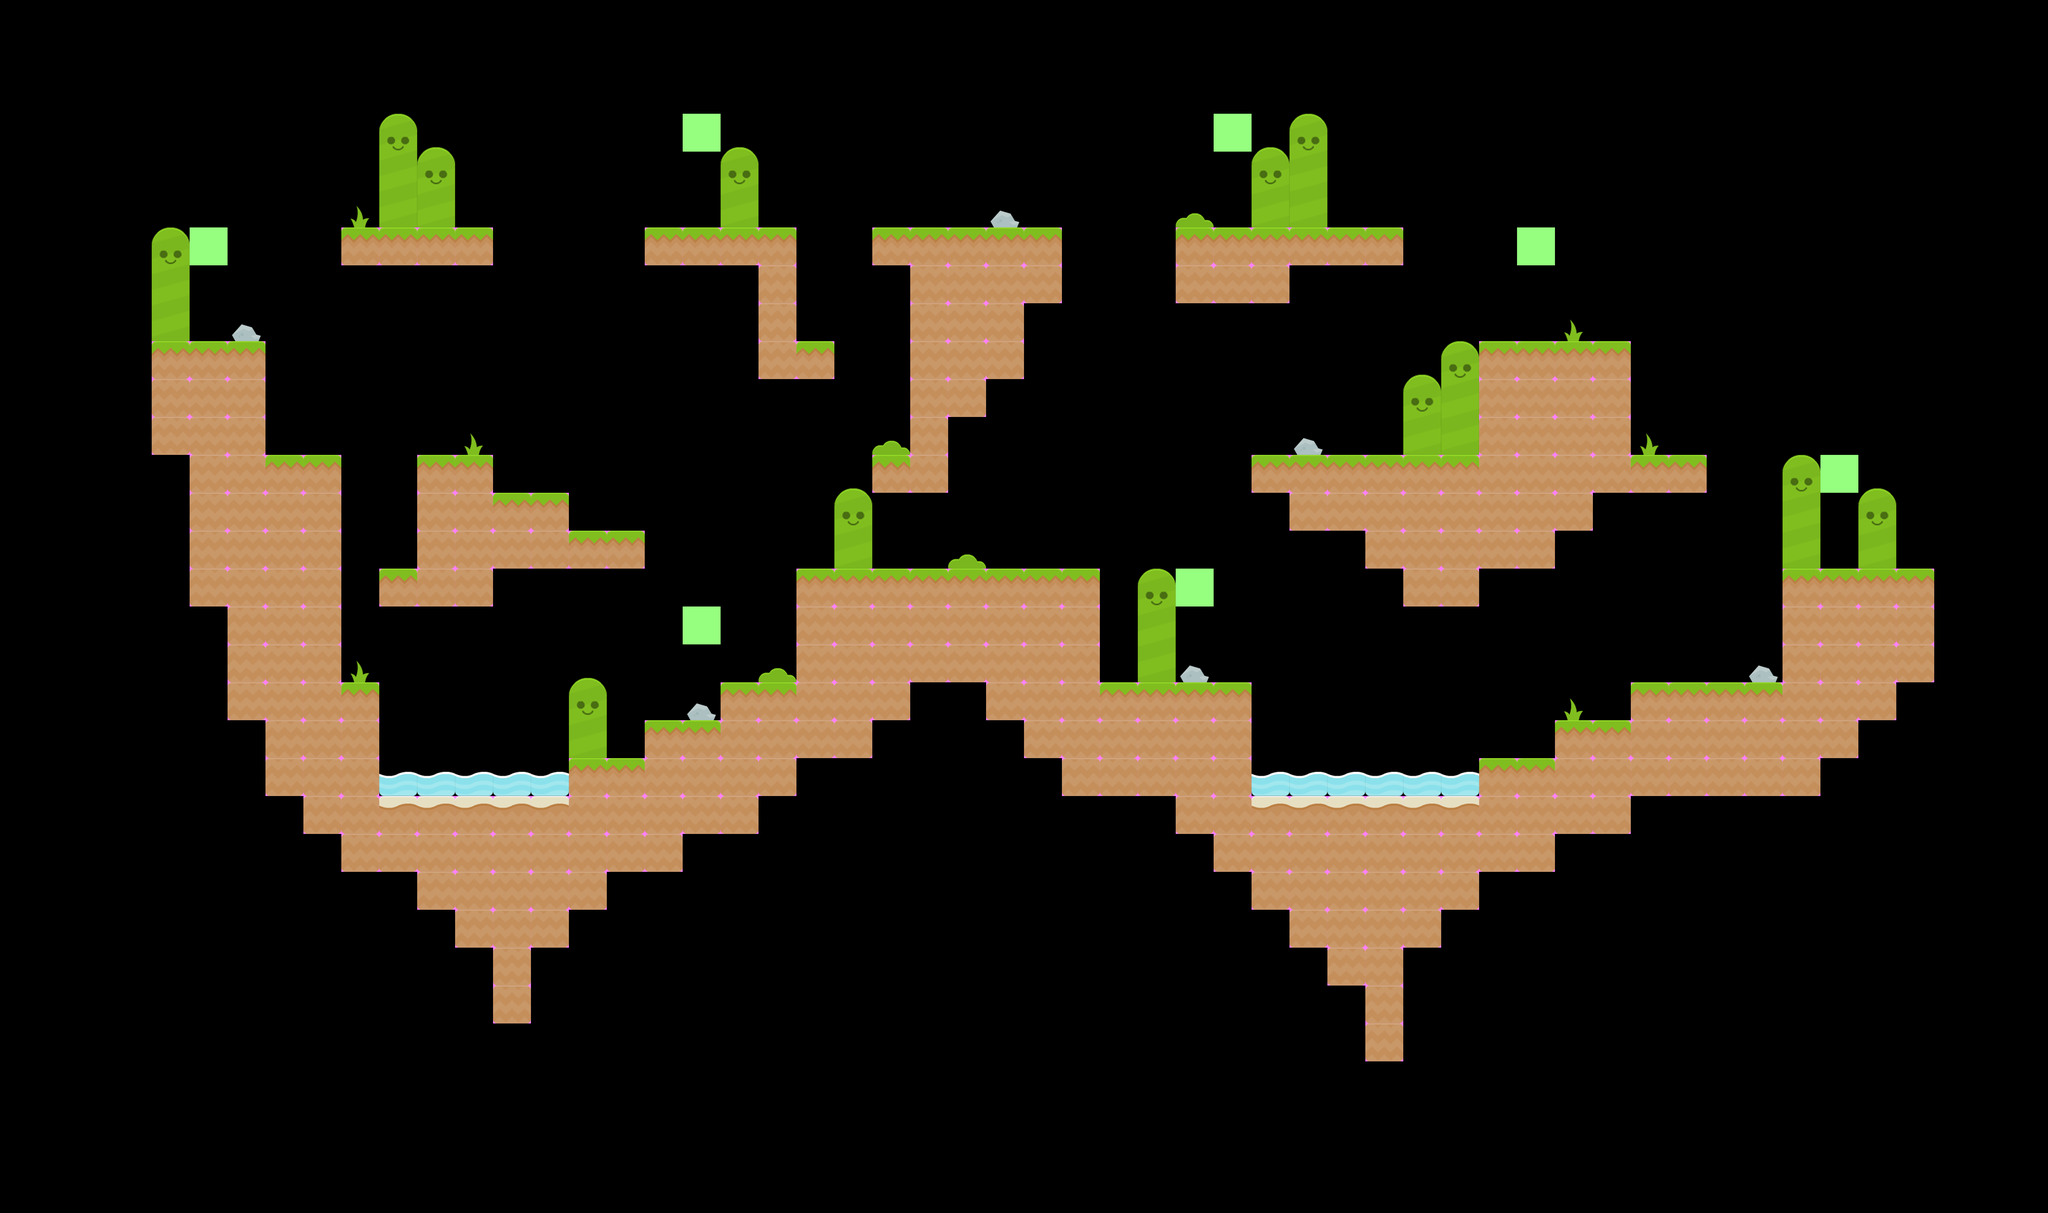

Tiled map render using the project's own tile images. Description and the map definition, with tile-layer contents summarised, below:
An orthogonal 54x32 tile map with 128x128 px tiles, 5 tile layers (collision, lights, background, midground, ...), 3 tilesets.

<map version="1.0" orientation="orthogonal" width="54" height="32" tilewidth="128" tileheight="128">
 <properties>
  <property name="background" value="backgrounds/bubbly" />
  <property name="gravity" value="-37" />
  <property name="light_b" value="255" />
  <property name="light_g" value="255" />
  <property name="light_r" value="255" />
  <property name="name" value="Bubbly" />
 </properties>
 <tileset firstgid="1" name="collision" tilewidth="128" tileheight="128">
  <image source="colission.png" width="256" height="256" />
 </tileset>
 <tileset firstgid="5" name="lights" tilewidth="128" tileheight="128">
  <image source="lights.png" width="512" height="512" />
 </tileset>
 <tileset firstgid="21" name="bubbly" tilewidth="128" tileheight="128">
  <image source="bubbly.png" width="1280" height="1280" />
 </tileset>
 <layer name="collision" width="54" height="32">
  <data>[1728 cells, 304 non-empty, 2 distinct tile ids]</data>
 </layer>
 <layer name="lights" width="54" height="32">
  <data>[1728 cells, 0 non-empty, 0 distinct tile ids]</data>
 </layer>
 <layer name="background" width="54" height="32">
  <data>[1728 cells, 337 non-empty, 10 distinct tile ids]</data>
 </layer>
 <layer name="midground" width="54" height="32">
  <data>[1728 cells, 0 non-empty, 0 distinct tile ids]</data>
 </layer>
 <layer name="foreground" width="54" height="32">
  <data>[1728 cells, 27 non-empty, 4 distinct tile ids]</data>
 </layer>
</map>
